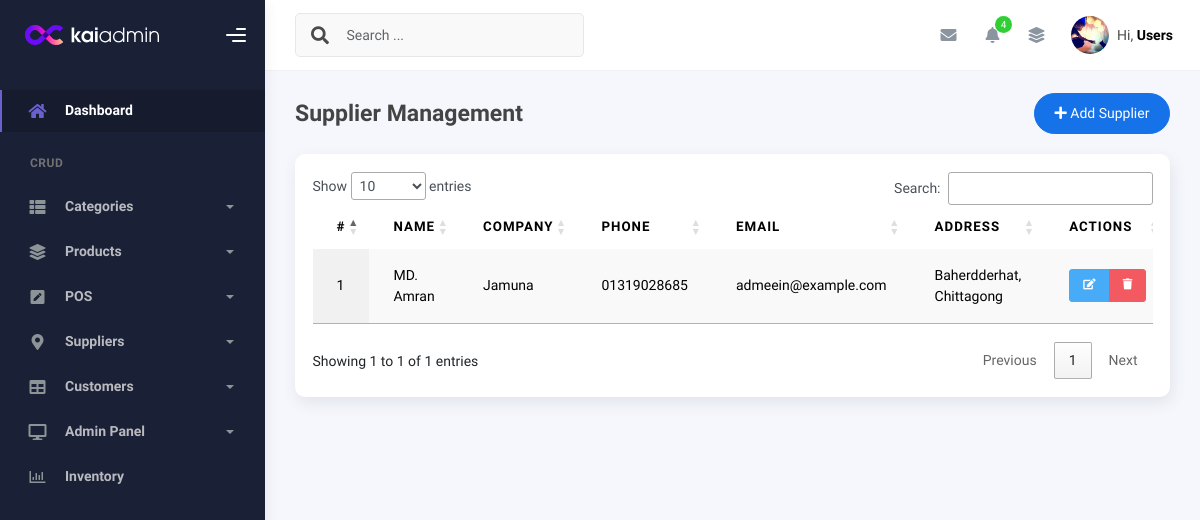
Before: /modules/Suppliers/view_suppliers.php (signed in) with the older database file.
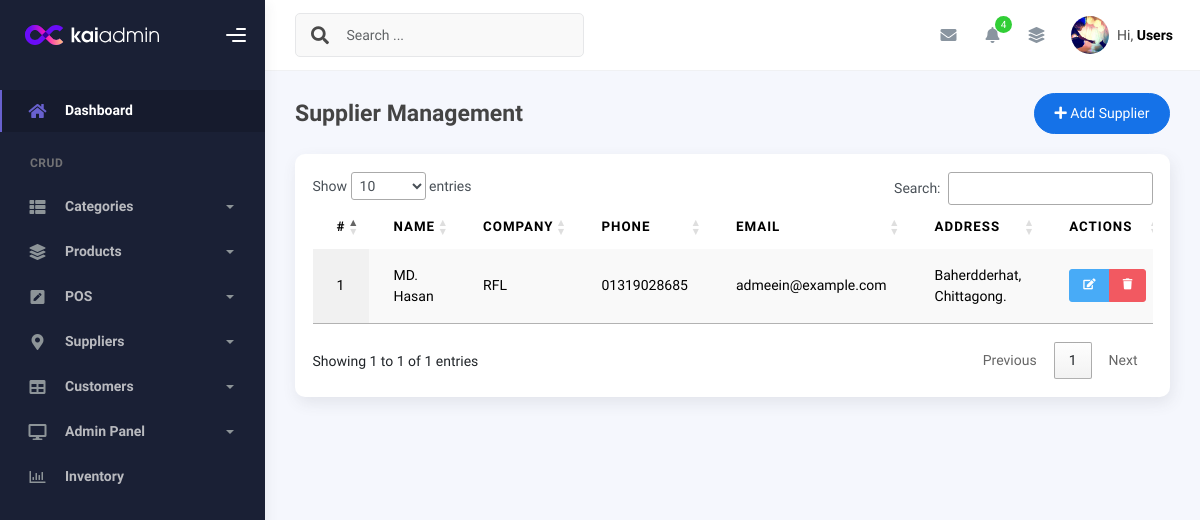
After: the same page with the newer database file.
### tables this page shows
CREATE TABLE `suppliers` (
  `id` int(11) NOT NULL,
  `name` varchar(100) NOT NULL,
  `phone` varchar(20) DEFAULT NULL,
  `email` varchar(100) DEFAULT NULL,
  `address` text DEFAULT NULL,
  `company_name` varchar(100) DEFAULT NULL,
  `created_at` timestamp NOT NULL DEFAULT current_timestamp(),
  `updated_at` timestamp NOT NULL DEFAULT current_timestamp() ON UPDATE current_timestamp()
);

### includes/crud_class.php (called while the page is built, shortened)
<?php
class CRUD {
    protected $host = 'localhost';
    protected $username = 'root';
    protected $password = '';
    protected $database = 'inventory_system';
    protected $connect;
    function __construct() {
        $this->connect = new mysqli($this->host, $this->username, $this->password, $this->database);
        $this->connect->set_charset("utf8mb4");
    }
    public function common_select($table, $fields = '*', $where = false, $sort = 'id', $sort_type = 'asc', $offset = false, $limit = false) {
        $data = [];
        $error = 0;
        $error_msg = "";
        $sql = "SELECT $fields FROM `$table`";
        if ($sort) {
            $sql .= " ORDER BY `$sort` " . (strtoupper($sort_type) === 'DESC' ? 'DESC' : 'ASC');
        }
        $stmt = $this->connect->prepare($sql);
        if ($stmt) {
            if ($stmt->execute()) {
                $result = $stmt->get_result();
                if ($result->num_rows > 0) {
                    while ($r = $result->fetch_object()) {
                        $data[] = $r;
                    }
                }
            } else {
                $error = 1;
                $error_msg = $stmt->error;
            }
        } else {
            $error = 1;
            $error_msg = $this->connect->error;
        }
        return ['data' => $data, 'error' => $error, 'error_msg' => $error_msg];
    }
}

### db_plugin.php (called while the page is built, shortened)
<?php
require_once __DIR__ . '/includes/crud_class.php';
$mysqli=new CRUD();
?>

### modules/Suppliers/view_suppliers.php (the view, shortened to what the changed rows need)
<?php
require_once __DIR__ . '/../../db_plugin.php';
$result = $mysqli->common_select('suppliers', '*', [], 'name', 'asc');
$suppliers = $result['error'] ? [] : $result['data'];
require_once __DIR__ . '/../../requires/header.php';
require_once __DIR__ . '/../../requires/topbar.php';
?>
<div class="container">
    <div class="page-inner">
        <div class="row">
            <div class="col-md-12">
                <div class="card">
                    <div class="card-body">
                        <div class="table-responsive">
                            <table id="supplierTable" class="display table table-striped table-hover">
                                <thead>
                                    <tr>
                                        <th>#</th>
                                        <th>Name</th>
                                        <th>Company</th>
                                        <th>Phone</th>
                                        <th>Email</th>
                                        <th>Address</th>
                                        <th>Actions</th>
                                    </tr>
                                </thead>
                                <tbody>
                                    <?php if (empty($suppliers)): ?>
                                        <tr>
                                            <td colspan="6" class="text-center">No suppliers found</td>
                                        </tr>
                                    <?php else: ?>
                                        <?php foreach ($suppliers as $index => $supplier): ?>
                                            <tr>
                                                <td><?= $index + 1 ?></td>
                                                <td><?= htmlspecialchars($supplier->name) ?></td>
                                                <td><?= htmlspecialchars($supplier->company_name) ?></td>
                                                <td><?= htmlspecialchars($supplier->phone) ?></td>
                                                <td><?= htmlspecialchars($supplier->email) ?></td>
                                                <td><?= htmlspecialchars($supplier->address) ?></td>
                                                <td>
                                                    <div class="btn-group">
                                                        <a href="edit_supplier.php?id=<?= $supplier->id ?>"
                                                           class="btn btn-sm btn-info" title="Edit">
                                                            <i class="fas fa-edit"></i>
                                                        </a>
                                                        <a href="view_suppliers.php?action=delete&id=<?= $supplier->id ?>"
                                                           class="btn btn-sm btn-danger" title="Delete"
                                                           onclick="return confirm('Are you sure you want to delete this supplier?')">
                                                            <i class="fas fa-trash"></i>
                                                        </a>
                                                    </div>
                                                </td>
                                            </tr>
                                        <?php endforeach; ?>
                                    <?php endif; ?>
                                </tbody>
                            </table>
                        </div>
                    </div>
                </div>
            </div>
        </div>
    </div>
</div>
<?php require_once __DIR__ . '/../../requires/footer.php'; ?>

Changed rows visible on the page:
changed suppliers "admeein@example.com": name "MD. Amran" → "MD. Hasan"; company_name "Jamuna" → "RFL"; address "Baherdderhat, Chittagong" → "Baherdderhat, Chittagong."
